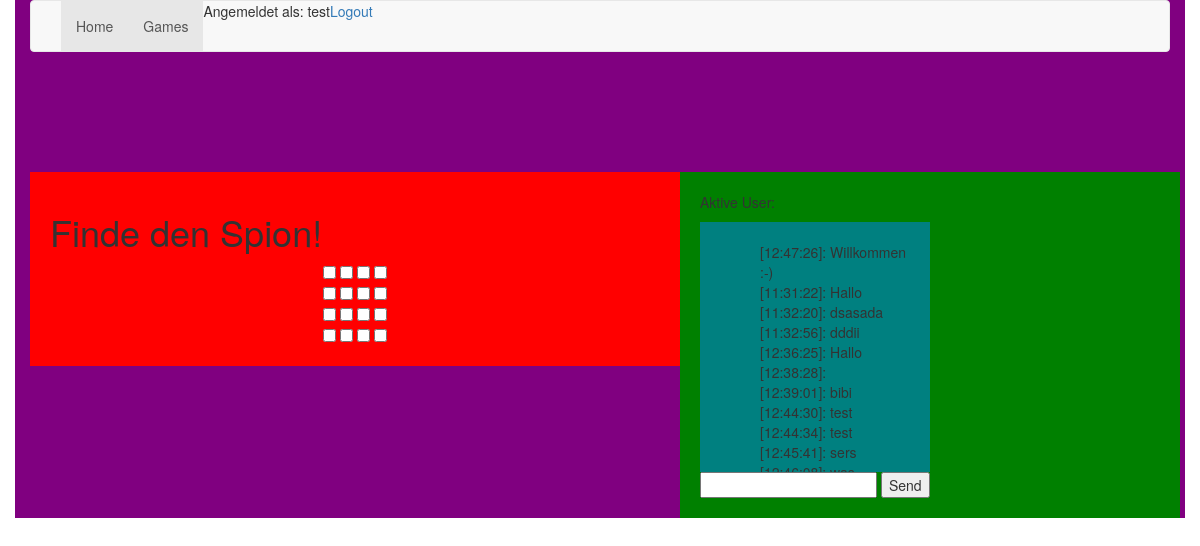
Screenshot of /games (signed in) with the database file from the repository.
### lucky/database.py (models this page shows, shortened)
class user(db.Model, UserMixin):
    id = db.Column(db.Integer, primary_key=True)
    username = db.Column(db.String(80), unique=True)
    email = db.Column(db.String(120), unique=True)
    password = db.Column(db.String(120))
    money = db.Column(db.Integer, default=5000)
    logged_in = db.Column(db.Integer, default=0)

class chat(db.Model):
    id = db.Column(db.Integer, primary_key=True)
    user_id= db.Column(db.Integer, db.ForeignKey('user.id'))
    message = db.Column(db.String(500))
    timestamp = db.Column(db.String(10), index=True)
    datestamp = db.Column(db.String(10), index=True)

### lucky/routes.py (the view)
@app.route('/games')
@login_required
def games():
    return render_template('games.html',messages=chat.query.all())

### lucky/functions.py (called while the page is built)
@login_manager.user_loader
def user_loader(id):
    return user.query.get(int(id))

### lucky/templates/games.html (shortened to what this page needs)
{% extends "base.html" %}
{% block content %}
     <h1>Finde den Spion!</h1>
     <CENTER>
     <FORM method="POST" name="searchb">
     <input type=checkbox onClick="javascript:search('x1y1',this);">
     <input type=checkbox onClick="javascript:search('x1y2',this);">
     <input type=checkbox onClick="javascript:search('x1y3',this);">
     <input type=checkbox onClick="javascript:search('x1y4',this);"><br>
     <input type=checkbox onClick="javascript:search('x2y1',this);">
     <input type=checkbox onClick="javascript:search('x2y2',this);">
     <input type=checkbox onClick="javascript:search('x2y3',this);">
     <input type=checkbox onClick="javascript:search('x2y4',this);"><br>
     <input type=checkbox onClick="javascript:search('x3y1',this);">
     <input type=checkbox onClick="javascript:search('x3y2',this);">
     <input type=checkbox onClick="javascript:search('x3y3',this);">
     <input type=checkbox onClick="javascript:search('x3y4',this);"><br>
     <input type=checkbox onClick="javascript:search('x4y1',this);">
     <input type=checkbox onClick="javascript:search('x4y2',this);">
     <input type=checkbox onClick="javascript:search('x4y3',this);">
     <input type=checkbox onClick="javascript:search('x4y4',this);">
     </FORM>
     </CENTER>
     {% endblock %}

### lucky/templates/base.html (shortened to what this page needs)
<!DOCTYPE html>
<html>
 <head>
	<link href="static/bootstrap.css" rel="stylesheet" media="screen">
 </head>
 <body>
    <div class="container">
     <nav class="navbar navbar-default">
  <div class="container-fluid">
    <div class="collapse navbar-collapse" id="bs-example-navbar-collapse-1">
      <ul class="nav navbar-nav">
        <li class="active"><a href="/">Home <span class="sr-only">(current)</span></a></li>
        <li class="active"><a href="/games">Games <span class="sr-only">(current)</span></a></li>
        <li class="active">          	 {% if current_user.is_authenticated %}
		         <p>Angemeldet als: {{ current_user.username }}</p></li>
		<li class="active"><p><a href="{{ url_for('.logout') }}">Logout</a></p>
		            {% else %}
		         <p><a href="{{ url_for('.login') }}">Login</a></p>
		         <p><a href="{{ url_for('.register') }}">Registrierung</a></p>
	                {% endif %}</li>
      </ul>
    </div>
  </div>
</nav>
	<div class="content">
	 {% block content %}	{% endblock %}
</div>
		<div class="chat_out">
			<p>Aktive User: </p>
            <div class="chat_in">
            <ul id="messages" style="list-style:none;">
		        {% for msg in messages %}
		 	    <li>{% for id in user %}{% if msg.user_id == id.id %}{{ id.username }} {% endif %}{% endfor %}
					[{{ msg.timestamp }}]: {{ msg.message }}</li>
		        {% endfor %}
	        </ul>
            </div>
        	{% if current_user.is_authenticated %}
	 <input type="text" id="myMessage">
	 <button id="sendbutton">Send</button>
 	{% endif %}
             </div>
     	</div>
 </body>
</html>

### rows the page displays
user: username "test"
chat: timestamp "12:47:26", message "Willkommen :-)"
chat: timestamp "11:31:22", message "Hallo"
chat: timestamp "11:32:20", message "dsasada"
chat: timestamp "11:32:56", message "dddii"
chat: timestamp "12:36:25", message "Hallo"
chat: timestamp "12:38:28"
chat: timestamp "12:39:01", message "bibi"
chat: timestamp "12:44:30", message "test"
chat: timestamp "12:44:34", message "test"
chat: timestamp "12:45:41", message "sers"
